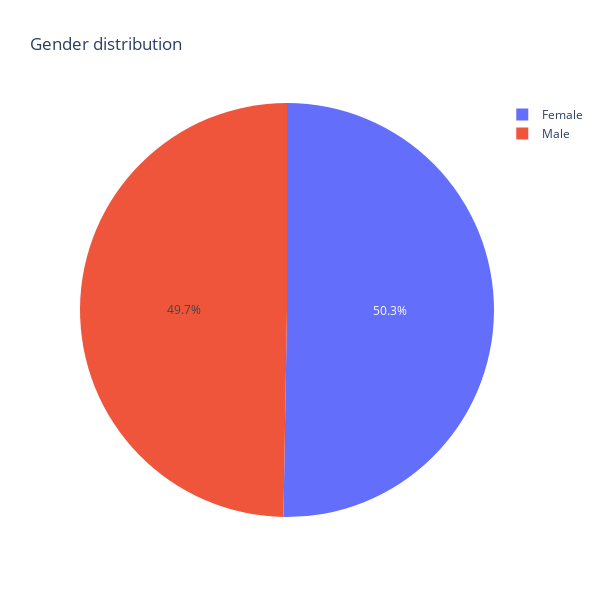

Write notebook code for a chart like this one.
### Code cell
fig = px.pie(
    values=gender_df.value_counts(),
    names=gender_df.unique(),
    title='Gender distribution',
    height = 600,
    width = 600
)

fig.show()

### Figure 1 — Plotly figure (JSON) as saved in the notebook; plotly's stock layout.template omitted (floating-point values rounded to 4 significant figures)
{"data": [{"domain": {"x": [0, 1], "y": [0, 1]}, "hovertemplate": "label=%{label}<br>value=%{value}<extra></extra>", "labels": ["Female", "Male"], "legendgroup": "", "name": "", "showlegend": true, "type": "pie", "values": [277, 274]}], "layout": {"height": 600, "legend": {"tracegroupgap": 0}, "title": {"text": "Gender distribution"}, "width": 600}}
